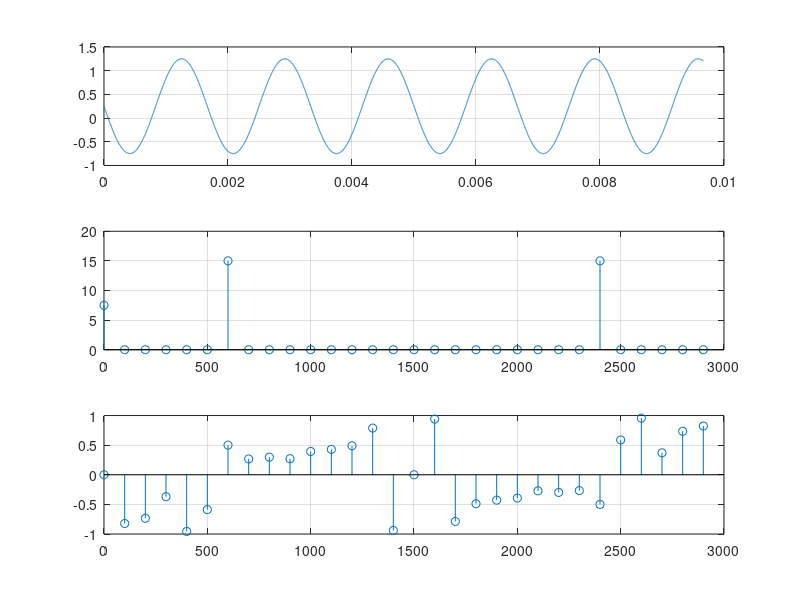
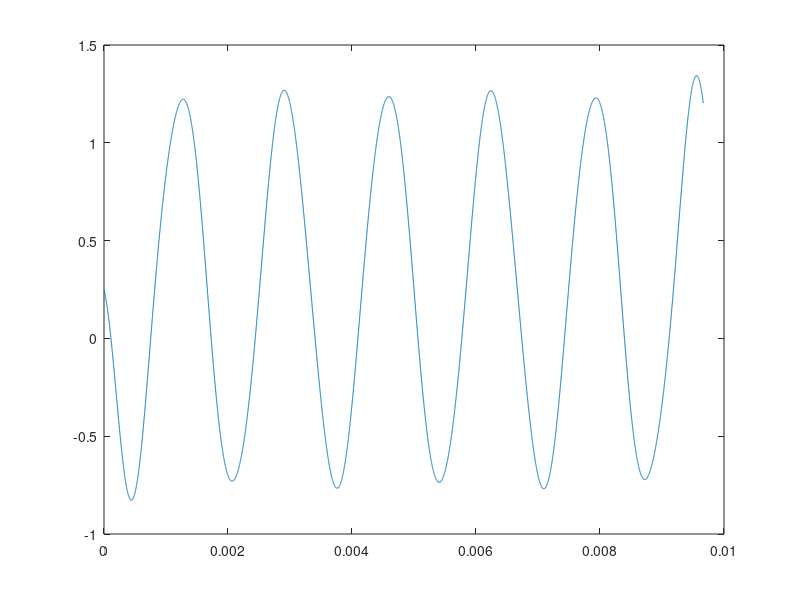
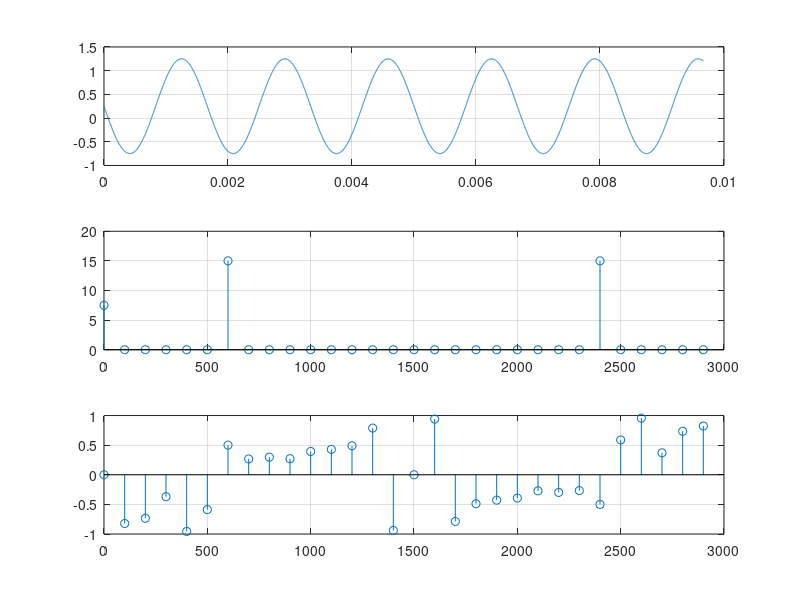
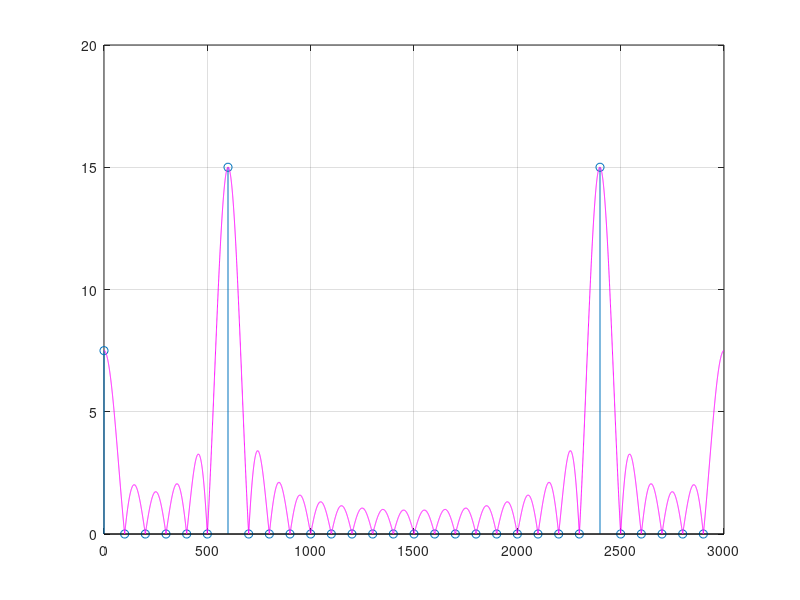

The MATLAB source for these figures, in order:
clc; clear; close all;
%Okna Hanninga i blackmana
fs = 3000;
Dt = 1/fs;
 
N = 30;
ts = 0:Dt:(N-1)*Dt;
 
dt = 0.000001;
t = 0:dt:(N-1)*Dt;
k=1:N/2;
 
f0 = 600;
s = 1/4 - sin(2*pi*f0*t);
x = 1/4 - sin(2*pi*f0*ts);
 
X = fft(x);
 
f = (0:N-1)*(fs/N);
 
xr = 0;
for n=1:N
    xr=xr+x(n).*sinc(fs*(t-ts(n)));
end
 
figure(1);
subplot(3,1,1);
plot(t,s); grid on;
 
subplot(3,1,2);
stem(f,abs(X)); grid on;
 
subplot(3,1,3);
stem(f, angle(X)/pi); grid on;
 
figure(2)
plot(t,xr);
 
K = 2^14;
xx = [x(:); zeros(K-N,1)];
XX = fft(xx);
 
fk = 0:fs/K:fs-fs/K;
 
figure(3);
subplot(3,1,1);
plot(t,s); grid on;
 
subplot(3,1,2);
stem(f,abs(X)); grid on;
subplot(3,1,3);
stem(f, angle(X)/pi); grid on;
 
figure(4)
stem(f,abs(X)); grid on; hold on;
plot(fk,abs(XX), 'm');
  
x_hanning = x.*hanning(length(x))';
xx_hanning = [x_hanning(:); zeros(K-N,1)];
X_hanning = fft(xx_hanning);

XWinH=abs(N/sum(x_hanning))/4

x_blackman = x.*blackman(length(x))';
xx_blackman = [x_blackman(:); zeros(K-N,1)];
X_blackman = fft(xx_blackman);

XWinB=abs(N/sum(x_blackman))/4
 
figure(6)
stem(f,abs(X)); grid on; hold on;
plot(fk,abs(XX), 'm'); hold on;
plot(fk,XWinH*abs(X_hanning), 'b'); hold on;
plot(fk,XWinB*abs(X_blackman), 'g'); hold on;
